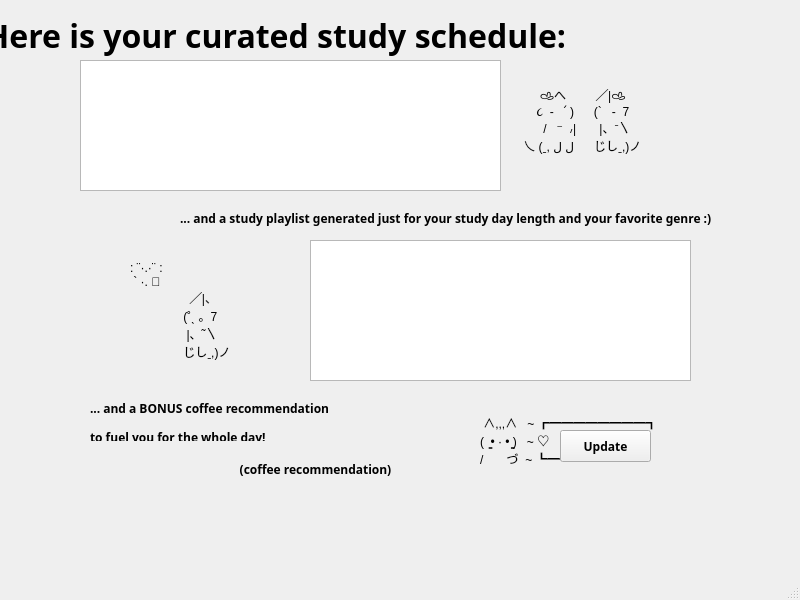
<?xml version="1.0" encoding="UTF-8"?>
<ui version="4.0">
 <class>outputWindow</class>
 <widget class="QMainWindow" name="outputWindow">
  <property name="geometry">
   <rect>
    <x>0</x>
    <y>0</y>
    <width>800</width>
    <height>600</height>
   </rect>
  </property>
  <property name="windowTitle">
   <string>MainWindow</string>
  </property>
  <widget class="QWidget" name="centralwidget">
   <widget class="QLabel" name="label">
    <property name="geometry">
     <rect>
      <x>-80</x>
      <y>10</y>
      <width>711</width>
      <height>51</height>
     </rect>
    </property>
    <property name="font">
     <font>
      <family>Marker Felt</family>
     </font>
    </property>
    <property name="text">
     <string>&lt;html&gt;&lt;head/&gt;&lt;body&gt;&lt;p align=&quot;center&quot;&gt;&lt;span style=&quot; font-size:24pt; font-weight:700;&quot;&gt;Here is your curated study schedule:&lt;/span&gt;&lt;/p&gt;&lt;/body&gt;&lt;/html&gt;</string>
    </property>
   </widget>
   <widget class="QListWidget" name="studyOutputBox">
    <property name="geometry">
     <rect>
      <x>80</x>
      <y>60</y>
      <width>421</width>
      <height>131</height>
     </rect>
    </property>
    <property name="font">
     <font>
      <family>Marker Felt</family>
      <pointsize>18</pointsize>
      <bold>true</bold>
     </font>
    </property>
   </widget>
   <widget class="QLabel" name="label_4">
    <property name="geometry">
     <rect>
      <x>90</x>
      <y>400</y>
      <width>441</width>
      <height>41</height>
     </rect>
    </property>
    <property name="font">
     <font>
      <family>Marker Felt</family>
      <bold>true</bold>
     </font>
    </property>
    <property name="text">
     <string>&lt;html&gt;&lt;head/&gt;&lt;body&gt;&lt;p&gt;... and a BONUS coffee recommendation &lt;/p&gt;&lt;p&gt;to fuel you for the whole day!&lt;/p&gt;&lt;/body&gt;&lt;/html&gt;</string>
    </property>
   </widget>
   <widget class="QLabel" name="coffeeRecLabel">
    <property name="geometry">
     <rect>
      <x>140</x>
      <y>460</y>
      <width>351</width>
      <height>20</height>
     </rect>
    </property>
    <property name="font">
     <font>
      <family>Marker Felt</family>
      <bold>true</bold>
     </font>
    </property>
    <property name="text">
     <string>&lt;html&gt;&lt;head/&gt;&lt;body&gt;&lt;p align=&quot;center&quot;&gt;(coffee recommendation)&lt;/p&gt;&lt;/body&gt;&lt;/html&gt;</string>
    </property>
    <property name="alignment">
     <set>Qt::AlignCenter</set>
    </property>
   </widget>
   <widget class="QListWidget" name="songListBox">
    <property name="geometry">
     <rect>
      <x>310</x>
      <y>240</y>
      <width>381</width>
      <height>141</height>
     </rect>
    </property>
    <property name="font">
     <font>
      <family>Marker Felt</family>
      <bold>true</bold>
     </font>
    </property>
   </widget>
   <widget class="QPushButton" name="againButton">
    <property name="geometry">
     <rect>
      <x>560</x>
      <y>430</y>
      <width>91</width>
      <height>32</height>
     </rect>
    </property>
    <property name="font">
     <font>
      <family>Marker Felt</family>
      <bold>true</bold>
     </font>
    </property>
    <property name="text">
     <string>Update</string>
    </property>
   </widget>
   <widget class="QLabel" name="label_3">
    <property name="geometry">
     <rect>
      <x>480</x>
      <y>410</y>
      <width>241</width>
      <height>61</height>
     </rect>
    </property>
    <property name="text">
     <string> ∧,,,∧   ~ ┏━━━━━━━━┓
(  ̳• · • ̳)   ~ ♡                           ♡
/       づ  ~ ┗━━━━━━━━┛     </string>
    </property>
   </widget>
   <widget class="QLabel" name="label_5">
    <property name="geometry">
     <rect>
      <x>520</x>
      <y>80</y>
      <width>211</width>
      <height>81</height>
     </rect>
    </property>
    <property name="text">
     <string>      𐚁へ         ╱|𐚁
     ૮  -   ՛ )      (`   -  7
       /   ⁻  ៸|       |、⁻〵
 乀 (ˍ, ل ل      じしˍ,)ノ</string>
    </property>
   </widget>
   <widget class="QLabel" name="label_2">
    <property name="geometry">
     <rect>
      <x>180</x>
      <y>210</y>
      <width>551</width>
      <height>16</height>
     </rect>
    </property>
    <property name="font">
     <font>
      <family>Marker Felt</family>
      <bold>true</bold>
     </font>
    </property>
    <property name="text">
     <string>... and a study playlist generated just for your study day length and your favorite genre :)</string>
    </property>
   </widget>
   <widget class="QLabel" name="label_6">
    <property name="geometry">
     <rect>
      <x>130</x>
      <y>250</y>
      <width>161</width>
      <height>121</height>
     </rect>
    </property>
    <property name="text">
     <string>: ¨·.·¨ :
 ` ·. 🦋
                  ╱|、                   
                (˚ˎ 。7  
                 |、˜〵          
                じしˍ,)ノ           </string>
    </property>
   </widget>
   <zorder>label_3</zorder>
   <zorder>label</zorder>
   <zorder>studyOutputBox</zorder>
   <zorder>label_4</zorder>
   <zorder>coffeeRecLabel</zorder>
   <zorder>songListBox</zorder>
   <zorder>againButton</zorder>
   <zorder>label_5</zorder>
   <zorder>label_2</zorder>
   <zorder>label_6</zorder>
  </widget>
  <widget class="QMenuBar" name="menubar">
   <property name="geometry">
    <rect>
     <x>0</x>
     <y>0</y>
     <width>800</width>
     <height>24</height>
    </rect>
   </property>
  </widget>
  <widget class="QStatusBar" name="statusbar"/>
 </widget>
 <resources/>
 <connections/>
</ui>
